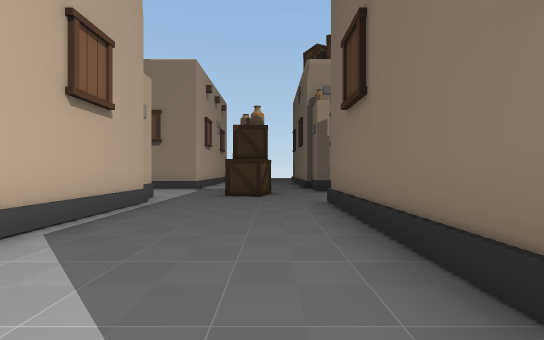
view 1 (above)

24 first-person views from a walk through a 3-D level made in the Unity game engine. The camera is 1.3 m above the floor, looks level and sees 90° across. Doors are open. The floor is counted in squares, 2 m on a side. Each view is taken from the middle of a square. On the plan, view 1 faces up. The plan holds only what a view shows up to about 9 squares ahead; the rest is blank. The place goes on beyond the plan.

view 2
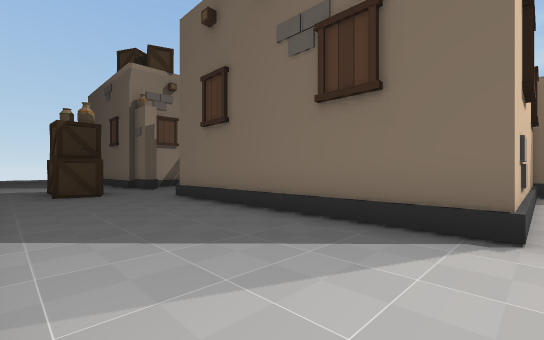

view 3
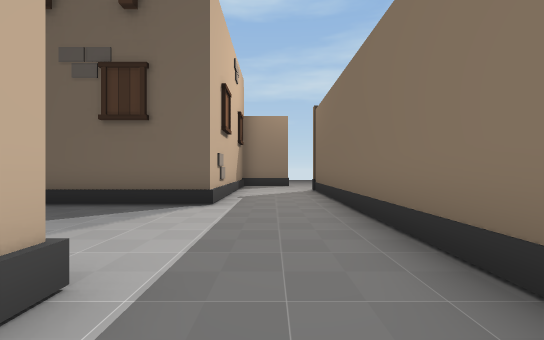

view 4
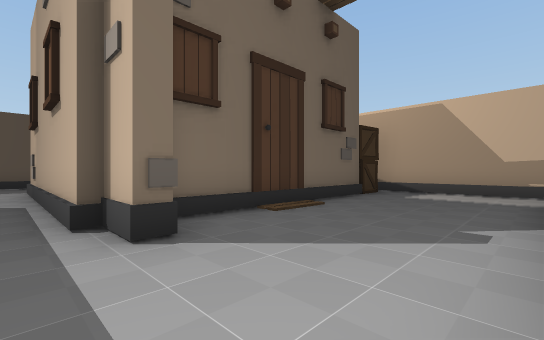

view 5
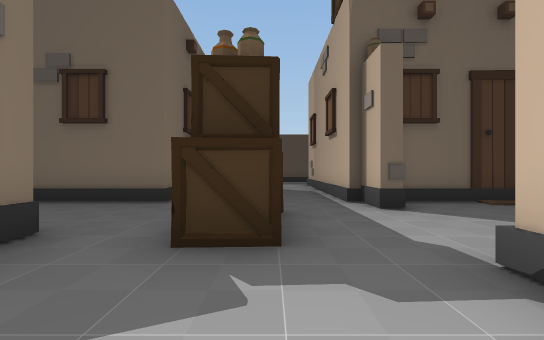

view 6
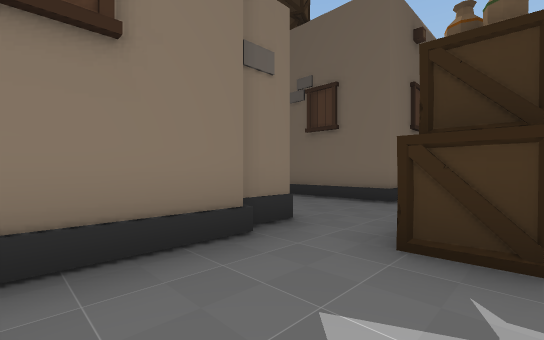

view 7
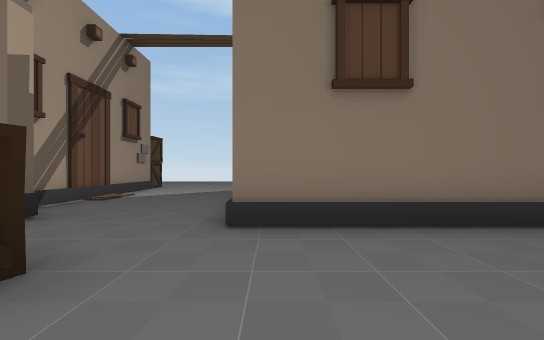

view 8
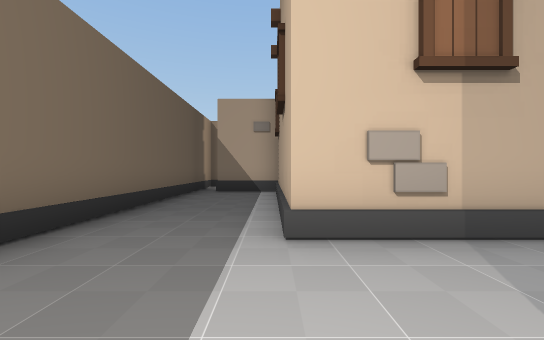

view 9
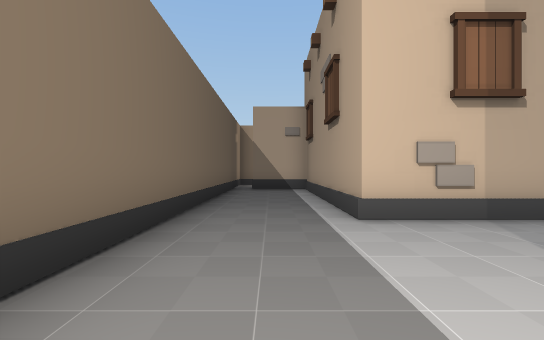

view 10
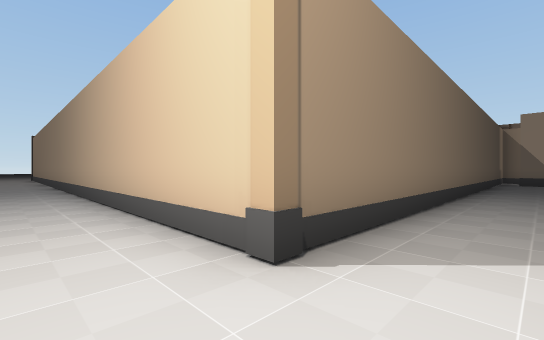

view 11
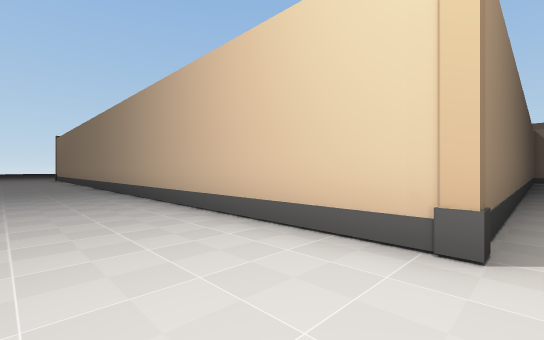

view 12
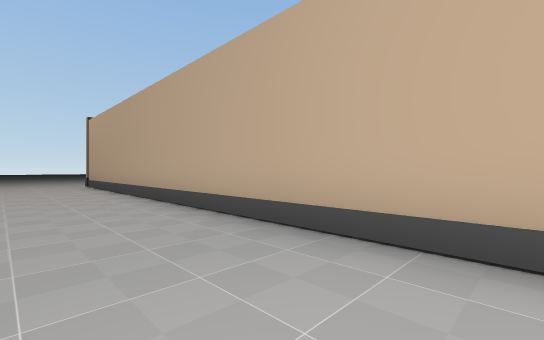

view 13
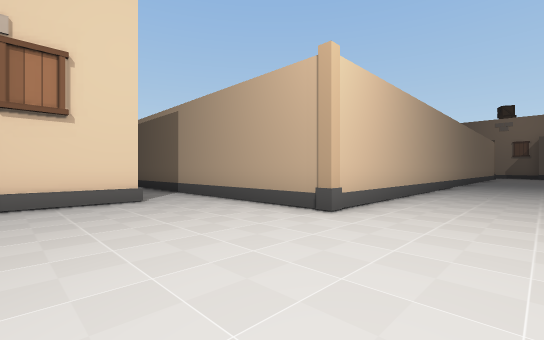

view 14
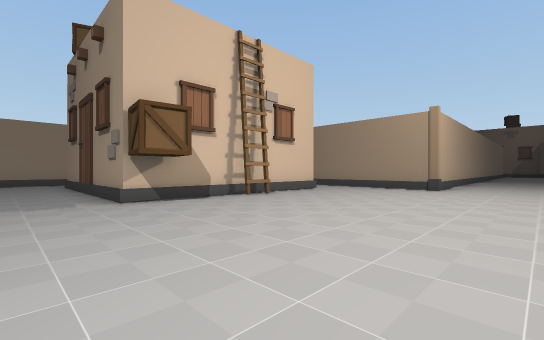

view 15
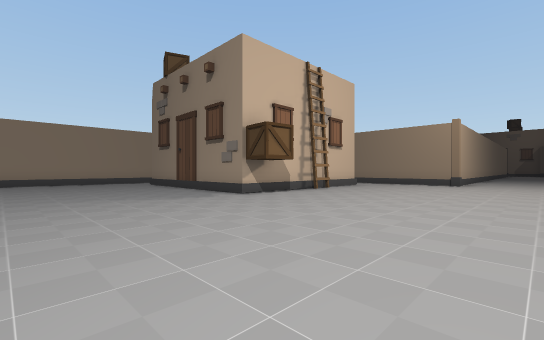

view 16
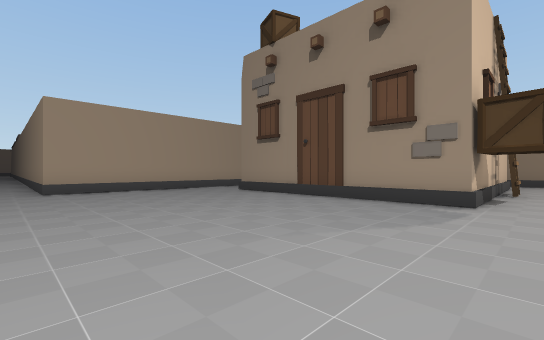

view 17
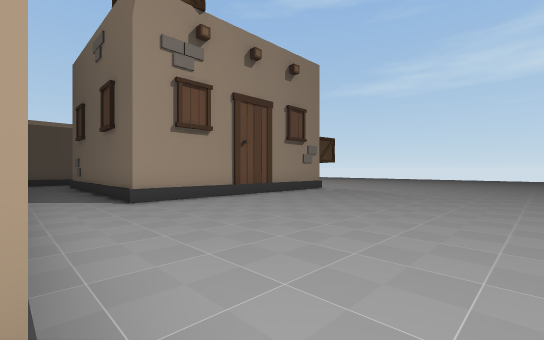

view 18
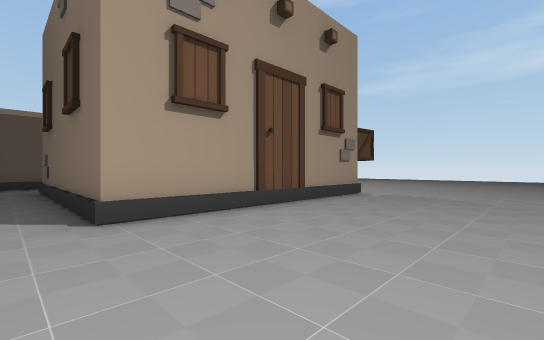

view 19
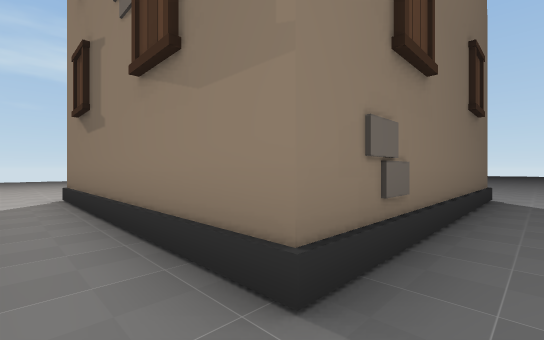

view 20
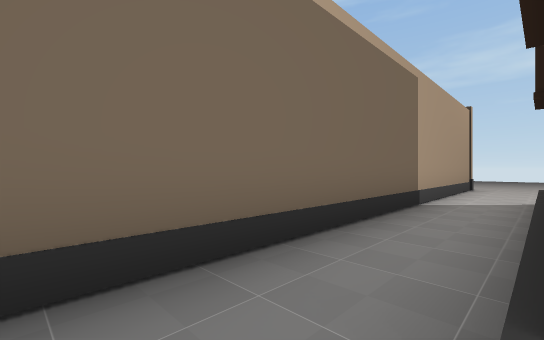

view 21
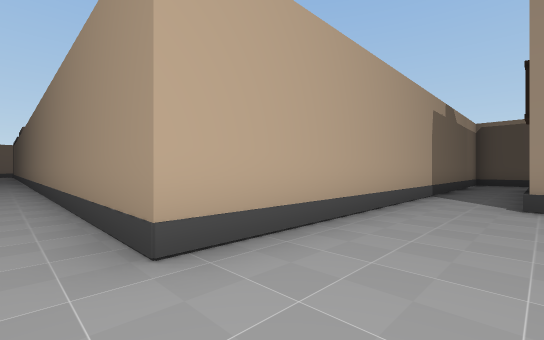

view 22
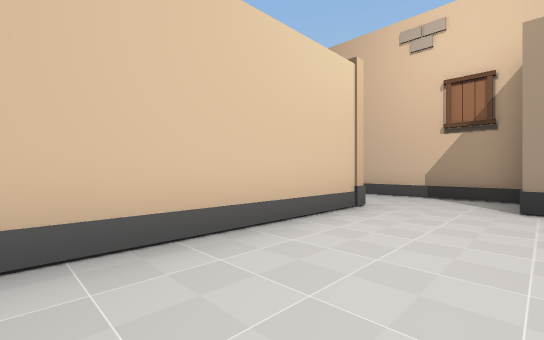

view 23
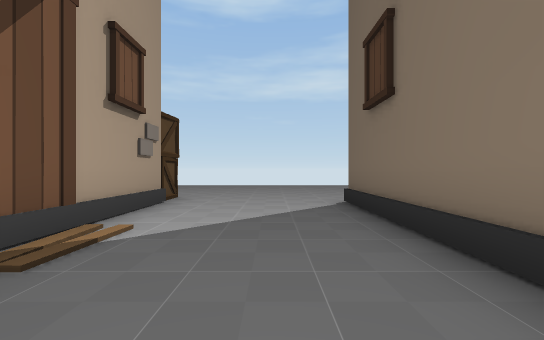

view 24
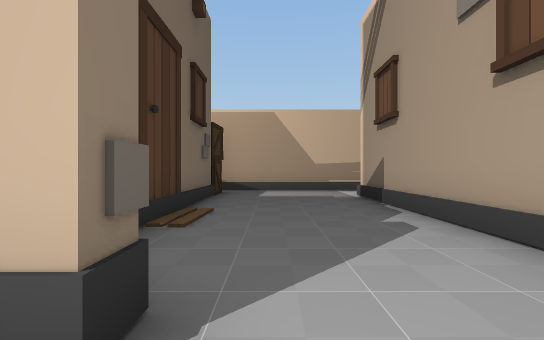

### Floor plan
Key: @ floor where view 1 was taken; # wall or solid block; . floor; B building; A box; O other object.
Columns run from 17 left of view 1 to 7 right of it. Each row starts with its distance up from view 1.
 11                ...#
 10       #        ...#
  9       #.......B...#.....B
  8       #.........AA.......
  7       #.........A........
  6       #.......O..........
  5       # A######...#######
  4               #...#
  3               #...#
  2               #...#
  1               #...#
  0               B..@#
 -1         ####B##....B##B##
 -2         #...............#
 -3         ##############...
 -4                      #...
 -5                      #...
 -6                      #...
 -7                      #...
 -8                      #...
 -9                      #...
-10                      #...
-11                      #...
-12                      #...
-13                      #...
-14                      #...
-15                       ...
-16                       ...
-17                       ...
-18                      #...
-19                      #...
-20                      #...
-21                      #...
-22                      #...
-23            ###########...
-24            ..............
-25            .#######......
-26           #.B     #......
-27           #.#     #......
-28           #.#     #......
-29           #.#     #......
-30           #.#     #......
-31           #.#######......
-32           #..............
-33           #..............
-34           #..............
-35           #..............
-36 ###########..............
-37 .......................

Positions as (right, up) in squares from view 1, and headings:
1: (0, 0), facing up
2: (-2, -1), facing up-right
3: (-4, -2), facing right
4: (-2, 9), facing down-left
5: (-1, 11), facing down
6: (-1, 11), facing down-right
7: (-2, 5), facing right
8: (0, -1), facing left
9: (1, -2), facing left
10: (6, -2), facing down-left
11: (7, -3), facing down-left
12: (7, -11), facing down-left
13: (7, -27), facing up-left
14: (7, -33), facing up-left
15: (7, -36), facing up-left
16: (2, -37), facing up-left
17: (-7, -37), facing up-right
18: (-6, -35), facing up-right
19: (-6, -24), facing down-right
20: (-6, -25), facing up-right
21: (-5, -37), facing up-left
22: (7, -8), facing up-left
23: (2, 7), facing right
24: (-2, 7), facing left
